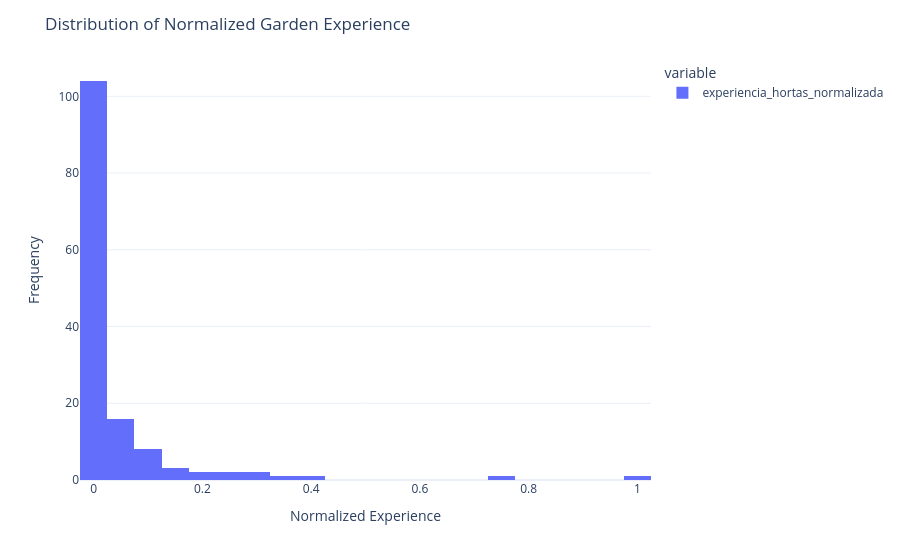

Notebook code for this chart:
### Markdown cell above
### Experience Normalization and Data Quality

After cleaning and processing the individual experience variables, we create the normalized experience score. This process involves:

1. **Data cleaning**: Handle missing values, outliers, and data entry errors
2. **Composite calculation**: Multiply participation × years × frequency 
3. **Normalization**: Scale to 0-1 range by dividing by maximum value
4. **Quality validation**: Check distribution and identify potential issues

The resulting normalized score provides a continuous measure where:
- **0**: No gardening experience
- **>0 to 1**: Increasing levels of experience based on duration and intensity

### Code cell
fig_hist = df["experiencia_hortas_normalizada"].hist()
fig_hist.update_layout(title="Distribution of Normalized Garden Experience", xaxis_title="Normalized Experience", yaxis_title="Frequency")
fig_hist.show()

# Save the figure
fig_hist.write_html(images_path / "02_diff_experience_histogram.html")
fig_hist.write_image(images_path / "02_diff_experience_histogram.png", width=800, height=500, scale=3)
print(f"Saved: 02_diff_experience_histogram.html and .png")

### Figure 1 — Plotly figure (JSON) as saved in the notebook; plotly's stock layout.template omitted (floating-point values rounded to 4 significant figures; data arrays with more than 128 entries replaced by an {"elided": "..."} marker saying what was removed)
{"data": [{"alignmentgroup": "True", "bingroup": "x", "hovertemplate": "variable=experiencia_hortas_normalizada<br>value=%{x}<br>count=%{y}<extra></extra>", "legendgroup": "experiencia_hortas_normalizada", "marker": {"color": "#636efa", "pattern": {"shape": ""}}, "name": "experiencia_hortas_normalizada", "offsetgroup": "experiencia_hortas_normalizada", "orientation": "v", "showlegend": true, "type": "histogram", "x": {"elided": "141 float values"}, "xaxis": "x", "yaxis": "y"}], "layout": {"barmode": "relative", "legend": {"title": {"text": "variable"}, "tracegroupgap": 0}, "margin": {"t": 60}, "title": {"text": "Distribution of Normalized Garden Experience"}, "xaxis": {"anchor": "y", "domain": [0, 1], "title": {"text": "Normalized Experience"}}, "yaxis": {"anchor": "x", "domain": [0, 1], "title": {"text": "Frequency"}}}}
